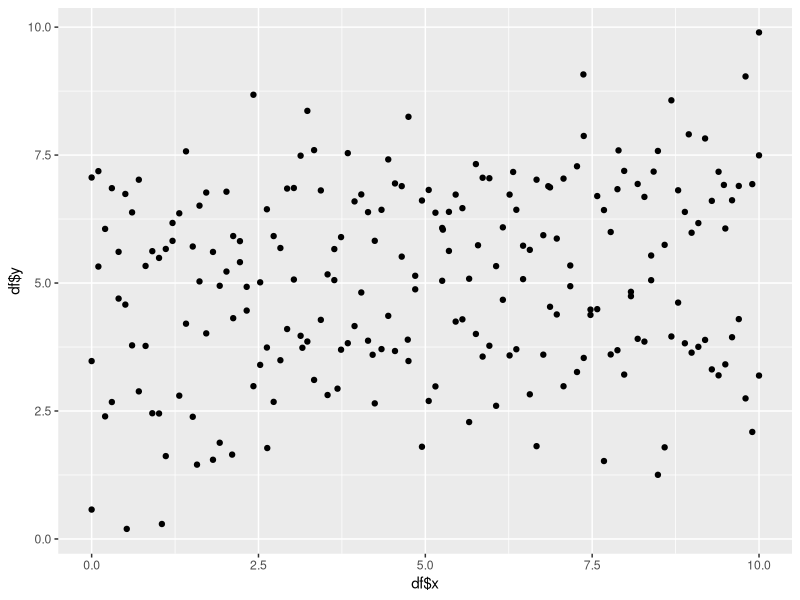

The R source for this figure:
## ---- chunk 1
library(ggplot2)
library(dplyr)
## ---- chunk 2
noisy_line <- function(slope, intercept, n, group_label) {
  
  n = n - 1
  
  data.frame(x = 0:n / n * 10, eps = rnorm(n + 1, 0, 1)) %>%
    mutate(y = slope * x + intercept + eps,
           group_label = group_label) -> df
  
  return(df)
  
}
## ---- chunk 3
grp1 <- noisy_line(0, 3.5, 100, 'Low risk')
grp2 <- noisy_line(0, 6.5, 100, 'Medium risk')
grp3 <- noisy_line(1, 0, 20, 'High risk')

df <- rbind(grp1, grp2, grp3)

qplot(df$x, df$y)

